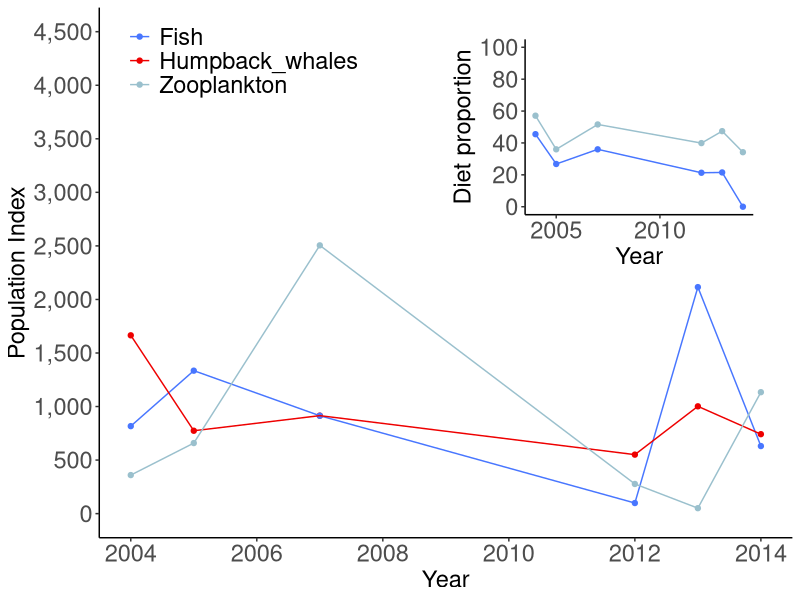
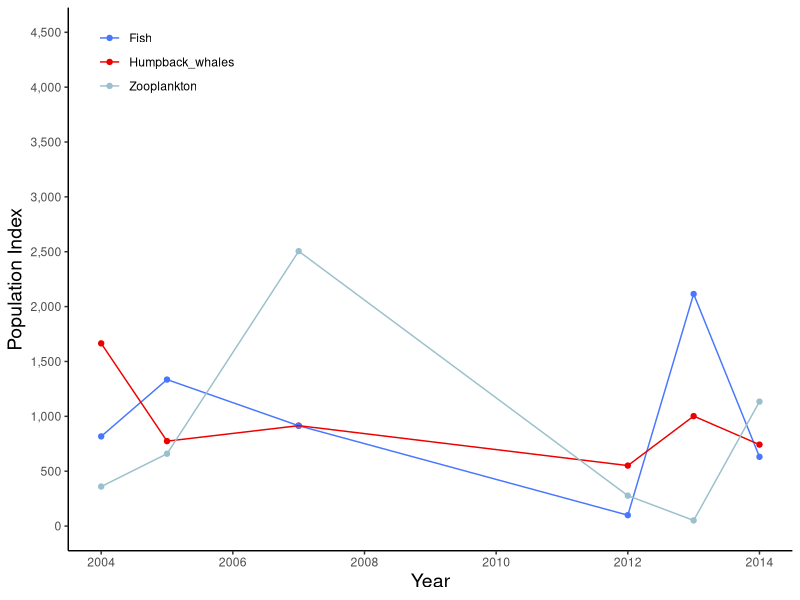
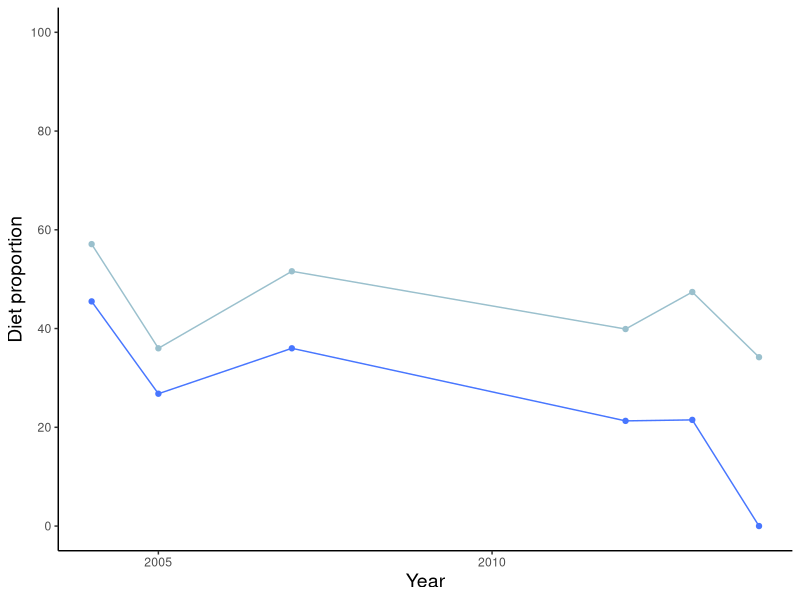
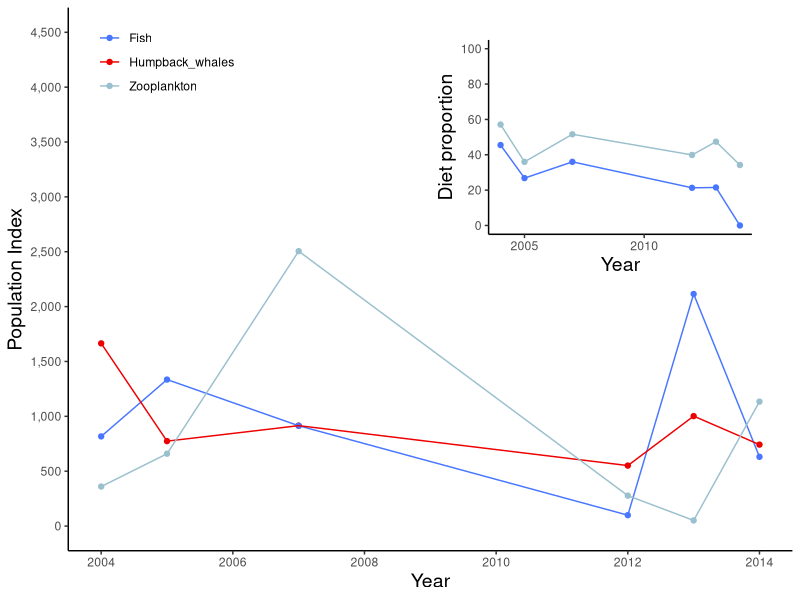

The R script that drew these images, in order:
## ---- chunk 1
library(tidyverse)
library(dplyr)
library(scales)

RawData <- read.table("data/AbundanceDiet_data.csv", header=TRUE, sep=",", stringsAsFactors = TRUE)

Fig1Data <- select(RawData, 1, 2, 4, 6) %>%
  rename("Humpback_whales" = "Humpback.abundance",
         "Fish" = "Fish.population.index", 
         "Zooplankton" = "Zooplankton.population.index")

Fig1a <- Fig1Data %>%
  select(Year, Humpback_whales, Fish, Zooplankton) %>%
  gather(key = "species", value = "abundance", -Year)

Fig1 <- ggplot(Fig1a, aes(x = Year, y = abundance)) + 
  geom_point(aes(color = species)) + 
  geom_line(aes(color = species)) +
  scale_color_manual(values = c("royalblue1", "red2", "lightblue3")) + 
  xlab("Year") + #labels x-axis
  ylab("Population Index") + # labels y-axis
  theme_classic() + # matches theme
  scale_y_continuous(label=comma, limits = c(min(0), max(4500)), breaks = seq(0, 4500, by= 500)) + # adds commas, breaks, and limits  to y-axis
  theme(legend.position = c(.03, .9), 
        legend.justification='left',
        legend.title= element_blank(),
        legend.text = element_text(size = 17),
        axis.title = element_text(size = 17),
        axis.text = element_text(size =17)) +
  guides(color=guide_legend(nrow=3, byrow=TRUE)) +
  scale_fill_discrete(breaks=c('Humpback_Whales', 'Fish', 'Zooplankton'))


Fig2Data <- select(RawData, 9, 14, 15) %>%
  rename("Year"="Year.1", 
         "Fish" = "X50.00.",
         "Zooplankton" = "X97.50.")

Fig2a <- Fig2Data %>%
  select(Year, Fish, Zooplankton) %>%
  gather(key = "species", value = "abundance", -Year)

Fig2 <- ggplot(Fig2a, aes(x = Year, y = abundance)) +
  geom_point(aes(color = species)) + 
  geom_line(aes(color = species)) +
  scale_color_manual(values = c("royalblue1", "lightblue3")) +
  xlab("Year") + #labels x-axis
  ylab("Diet proportion") + # labels y-axis
  theme_classic() +
  scale_y_continuous(limits = c(min(0), max(100)), breaks = seq(0, 100, by= 20)) +
  scale_x_continuous(breaks = seq(2005, 2010, by= 5)) +
  theme(legend.position = "none",
        axis.title = element_text(size = 17),
        axis.text = element_text(size =17))

library(patchwork)

Fig1 + annotation_custom(ggplotGrob(Fig2), xmin = 2009, xmax = 2014, 
                       ymin = 2210, ymax = 4500)
## ---- chunk 2
library(tidyverse)
library(dplyr)
library(scales)

RawData <- read.table("data/AbundanceDiet_data.csv", header=TRUE, sep=",", stringsAsFactors = TRUE)

Fig1Data <- select(RawData, 1, 2, 4, 6) %>%
  rename("Humpback_whales" = "Humpback.abundance",
         "Fish" = "Fish.population.index", 
         "Zooplankton" = "Zooplankton.population.index")

Fig1a <- Fig1Data %>%
  select(Year, Humpback_whales, Fish, Zooplankton) %>%
  gather(key = "species", value = "abundance", -Year)

Fig1 <- ggplot(Fig1a, aes(x = Year, y = abundance)) + 
  geom_point(aes(color = species)) + 
  geom_line(aes(color = species)) +
  scale_color_manual(values = c("royalblue1", "red2", "lightblue3")) + 
  xlab("Year") + #labels x-axis
  ylab("Population Index") + # labels y-axis
  theme_classic() + # matches theme
  scale_y_continuous(label=comma, limits = c(min(0), max(4500)), breaks = seq(0, 4500, by= 500)) + # adds commas, breaks, and limits  to y-axis
  theme(legend.position = c(.03, .9), 
        legend.justification='left',
        legend.title= element_blank(),
        axis.title = element_text(size = 14)) +
  guides(color=guide_legend(nrow=3, byrow=TRUE)) +
  scale_fill_discrete(breaks=c('Humpback_Whales', 'Fish', 'Zooplankton'))

Fig1


Fig2Data <- select(RawData, 9, 14, 15) %>%
  rename("Year"="Year.1", 
         "Fish" = "X50.00.",
         "Zooplankton" = "X97.50.")

Fig2a <- Fig2Data %>%
  select(Year, Fish, Zooplankton) %>%
  gather(key = "species", value = "abundance", -Year)

Fig2 <- ggplot(Fig2a, aes(x = Year, y = abundance)) +
  geom_point(aes(color = species)) + 
  geom_line(aes(color = species)) +
  scale_color_manual(values = c("royalblue1", "lightblue3")) +
  xlab("Year") + #labels x-axis
  ylab("Diet proportion") + # labels y-axis
  theme_classic() +
  scale_y_continuous(limits = c(min(0), max(100)), breaks = seq(0, 100, by= 20)) +
  scale_x_continuous(breaks = seq(2005, 2010, by= 5)) +
  theme(legend.position = "none",
        axis.title = element_text(size = 14))


Fig2

library(patchwork)

Fig1 + annotation_custom(ggplotGrob(Fig2), xmin = 2009, xmax = 2014, 
                       ymin = 2210, ymax = 4500)
